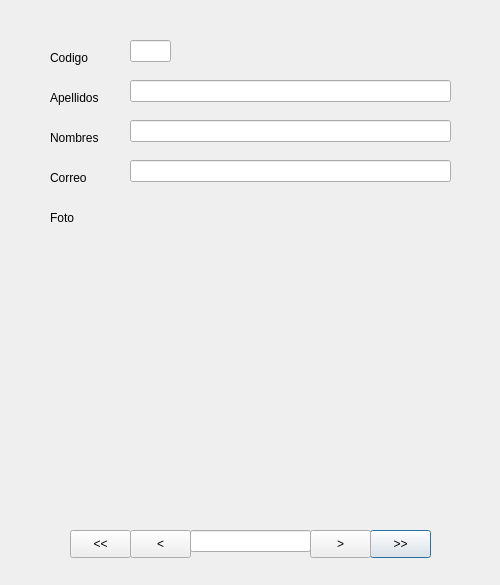
<?xml version="1.0" encoding="UTF-8"?>
<ui version="4.0">
 <class>dlgDemo13</class>
 <widget class="QDialog" name="dlgDemo13">
  <property name="geometry">
   <rect>
    <x>0</x>
    <y>0</y>
    <width>500</width>
    <height>585</height>
   </rect>
  </property>
  <property name="acceptDrops">
   <bool>false</bool>
  </property>
  <property name="windowTitle">
   <string>Demo13: Consulta Conectada de Varios Alumno con Foto</string>
  </property>
  <widget class="QLabel" name="lblCodigo">
   <property name="geometry">
    <rect>
     <x>50</x>
     <y>50</y>
     <width>55</width>
     <height>16</height>
    </rect>
   </property>
   <property name="text">
    <string>Codigo</string>
   </property>
  </widget>
  <widget class="QLabel" name="lblApellidos">
   <property name="geometry">
    <rect>
     <x>50</x>
     <y>90</y>
     <width>55</width>
     <height>16</height>
    </rect>
   </property>
   <property name="text">
    <string>Apellidos</string>
   </property>
  </widget>
  <widget class="QLineEdit" name="txtApellidos">
   <property name="geometry">
    <rect>
     <x>130</x>
     <y>80</y>
     <width>321</width>
     <height>22</height>
    </rect>
   </property>
   <property name="readOnly">
    <bool>true</bool>
   </property>
  </widget>
  <widget class="QLabel" name="lblNombres">
   <property name="geometry">
    <rect>
     <x>50</x>
     <y>130</y>
     <width>55</width>
     <height>16</height>
    </rect>
   </property>
   <property name="text">
    <string>Nombres</string>
   </property>
  </widget>
  <widget class="QLineEdit" name="txtNombres">
   <property name="geometry">
    <rect>
     <x>130</x>
     <y>120</y>
     <width>321</width>
     <height>22</height>
    </rect>
   </property>
   <property name="readOnly">
    <bool>true</bool>
   </property>
  </widget>
  <widget class="QLabel" name="lblCorreo">
   <property name="geometry">
    <rect>
     <x>50</x>
     <y>170</y>
     <width>55</width>
     <height>16</height>
    </rect>
   </property>
   <property name="text">
    <string>Correo</string>
   </property>
  </widget>
  <widget class="QLineEdit" name="txtCorreo">
   <property name="geometry">
    <rect>
     <x>130</x>
     <y>160</y>
     <width>321</width>
     <height>22</height>
    </rect>
   </property>
   <property name="readOnly">
    <bool>true</bool>
   </property>
  </widget>
  <widget class="QLabel" name="lblFoto">
   <property name="geometry">
    <rect>
     <x>50</x>
     <y>210</y>
     <width>55</width>
     <height>16</height>
    </rect>
   </property>
   <property name="text">
    <string>Foto</string>
   </property>
  </widget>
  <widget class="QLabel" name="imgFoto">
   <property name="geometry">
    <rect>
     <x>130</x>
     <y>200</y>
     <width>321</width>
     <height>291</height>
    </rect>
   </property>
   <property name="text">
    <string/>
   </property>
   <property name="scaledContents">
    <bool>true</bool>
   </property>
  </widget>
  <widget class="QPushButton" name="btnUltimo">
   <property name="geometry">
    <rect>
     <x>370</x>
     <y>530</y>
     <width>61</width>
     <height>28</height>
    </rect>
   </property>
   <property name="text">
    <string>&gt;&gt;</string>
   </property>
  </widget>
  <widget class="QPushButton" name="btnPrimero">
   <property name="geometry">
    <rect>
     <x>70</x>
     <y>530</y>
     <width>61</width>
     <height>28</height>
    </rect>
   </property>
   <property name="text">
    <string>&lt;&lt;</string>
   </property>
  </widget>
  <widget class="QPushButton" name="btnAnterior">
   <property name="geometry">
    <rect>
     <x>130</x>
     <y>530</y>
     <width>61</width>
     <height>28</height>
    </rect>
   </property>
   <property name="text">
    <string>&lt;</string>
   </property>
  </widget>
  <widget class="QPushButton" name="btnSiguiente">
   <property name="geometry">
    <rect>
     <x>310</x>
     <y>530</y>
     <width>61</width>
     <height>28</height>
    </rect>
   </property>
   <property name="text">
    <string>&gt;</string>
   </property>
  </widget>
  <widget class="QLineEdit" name="txtPosicion">
   <property name="geometry">
    <rect>
     <x>190</x>
     <y>530</y>
     <width>121</width>
     <height>22</height>
    </rect>
   </property>
   <property name="alignment">
    <set>Qt::AlignCenter</set>
   </property>
   <property name="readOnly">
    <bool>true</bool>
   </property>
  </widget>
  <widget class="QLineEdit" name="txtCodigo">
   <property name="geometry">
    <rect>
     <x>130</x>
     <y>40</y>
     <width>41</width>
     <height>22</height>
    </rect>
   </property>
   <property name="readOnly">
    <bool>true</bool>
   </property>
  </widget>
 </widget>
 <resources/>
 <connections/>
</ui>
